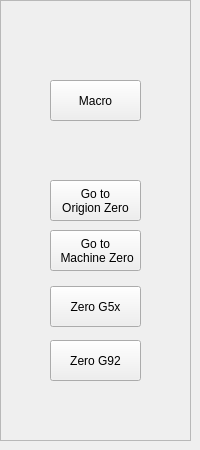
    <widget class="QWidget" name="page_mdi">
     <widget class="QFrame" name="frame_mdi">
      <property name="geometry">
       <rect>
        <x>0</x>
        <y>0</y>
        <width>191</width>
        <height>441</height>
       </rect>
      </property>
      <property name="styleSheet">
       <string notr="true"/>
      </property>
      <property name="frameShape">
       <enum>QFrame::StyledPanel</enum>
      </property>
      <property name="frameShadow">
       <enum>QFrame::Raised</enum>
      </property>
      <widget class="ActionButton" name="actionbutton_12">
       <property name="geometry">
        <rect>
         <x>50</x>
         <y>80</y>
         <width>91</width>
         <height>41</height>
        </rect>
       </property>
       <property name="text">
        <string>Macro</string>
       </property>
       <property name="macro_dialog_action" stdset="0">
        <bool>true</bool>
       </property>
      </widget>
      <widget class="ActionButton" name="actionbutton_32">
       <property name="geometry">
        <rect>
         <x>50</x>
         <y>180</y>
         <width>91</width>
         <height>41</height>
        </rect>
       </property>
       <property name="text">
        <string>Go to
Origion Zero</string>
       </property>
       <property name="mdi_command_action" stdset="0">
        <bool>true</bool>
       </property>
       <property name="command_text_string" stdset="0">
        <string>MDI_COMMAND_LIST = 0</string>
       </property>
      </widget>
      <widget class="ActionButton" name="actionbutton_33">
       <property name="geometry">
        <rect>
         <x>50</x>
         <y>230</y>
         <width>91</width>
         <height>41</height>
        </rect>
       </property>
       <property name="text">
        <string>Go to
 Machine Zero</string>
       </property>
       <property name="mdi_command_action" stdset="0">
        <bool>true</bool>
       </property>
       <property name="command_text_string" stdset="0">
        <string>G53 G0 X0Y0Z0</string>
       </property>
      </widget>
      <widget class="ActionButton" name="actionbutton_38">
       <property name="geometry">
        <rect>
         <x>50</x>
         <y>286</y>
         <width>91</width>
         <height>41</height>
        </rect>
       </property>
       <property name="text">
        <string>Zero G5x</string>
       </property>
       <property name="zero_g5x_action" stdset="0">
        <bool>true</bool>
       </property>
      </widget>
      <widget class="ActionButton" name="actionbutton_72">
       <property name="geometry">
        <rect>
         <x>50</x>
         <y>340</y>
         <width>91</width>
         <height>41</height>
        </rect>
       </property>
       <property name="text">
        <string>Zero G92</string>
       </property>
       <property name="zero_g5x_action" stdset="0">
        <bool>false</bool>
       </property>
       <property name="zero_g92_action" stdset="0">
        <bool>true</bool>
       </property>
      </widget>
     </widget>
    </widget>
